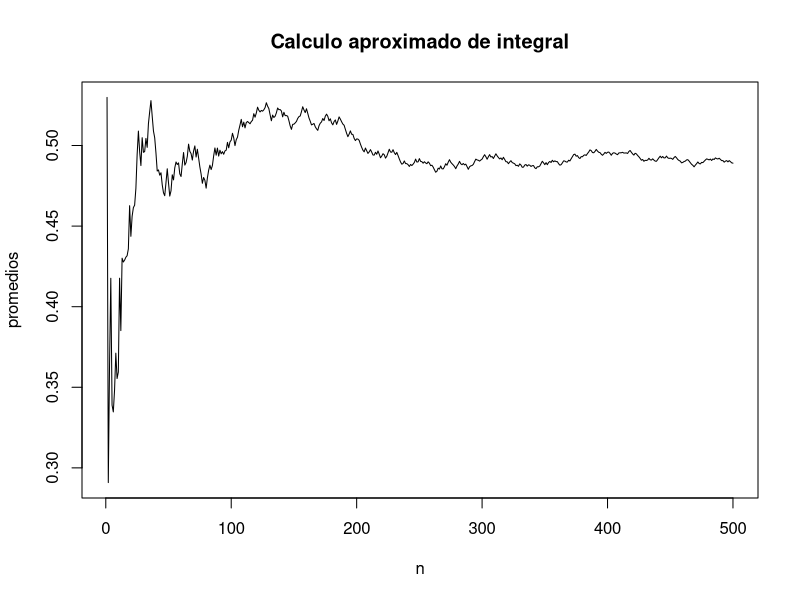

Write the R code that produced this figure.
rm(list = ls())
k=500
y=runif(k,0,1);n=1:length(y)
int_aprox_2=(cumsum(((1/y)-1)*((1+((1/y)-1)^2)^(-2))*(1/(y^2))))/n
plot(n,int_aprox_2,type = "l", xlab = "n", ylab = "promedios", main = "Calculo aproximado de integral")
int_aprox_2[length(y)]

